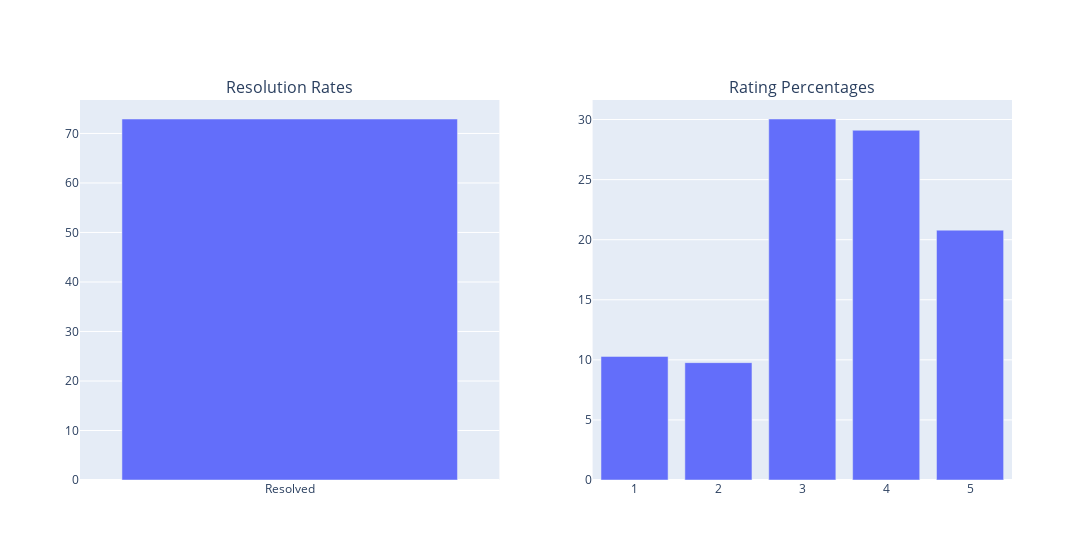

The notebook cell saved with this chart:
### Code cell
resolution_fig = px.bar(
    resolution_df,
    x="Resolution Status",
    y="Percentage",
    color="Resolution Status",
    labels={"Resolution Status": "Resolution Status", "Percentage": "Percentage"},
    title="Resolution Rates",
    width=300,
)

fig_rating_percentages = px.bar(
    x=rating_percentages.index,
    y=rating_percentages.values,
    labels={"x": "Rating", "y": "Percentage"},
    title="Rating Percentages",
    width=700,
)

fig = make_subplots(
    rows=1, cols=2, subplot_titles=("Resolution Rates", "Rating Percentages")
)

fig.add_trace(resolution_fig["data"][0], row=1, col=1)
fig.add_trace(fig_rating_percentages["data"][0], row=1, col=2)

fig.update_layout(width=1100, showlegend=False)

fig.show()

### Figure 1 — Plotly figure (JSON) as saved in the notebook; plotly's stock layout.template omitted (floating-point values rounded to 4 significant figures)
{"data": [{"alignmentgroup": "True", "hovertemplate": "Resolution Status=%{x}<br>Percentage=%{y}<extra></extra>", "legendgroup": "Resolved", "marker": {"color": "#636efa", "pattern": {"shape": ""}}, "name": "Resolved", "offsetgroup": "Resolved", "orientation": "v", "showlegend": true, "textposition": "auto", "type": "bar", "x": ["Resolved"], "xaxis": "x", "y": [72.92], "yaxis": "y"}, {"alignmentgroup": "True", "hovertemplate": "Rating=%{x}<br>Percentage=%{y}<extra></extra>", "legendgroup": "", "marker": {"color": "#636efa", "pattern": {"shape": ""}}, "name": "", "offsetgroup": "", "orientation": "v", "showlegend": false, "textposition": "auto", "type": "bar", "x": [1, 2, 3, 4, 5], "xaxis": "x2", "y": [10.29, 9.768, 30.04, 29.11, 20.79], "yaxis": "y2"}], "layout": {"annotations": [{"font": {"size": 16}, "showarrow": false, "text": "Resolution Rates", "x": 0.225, "xanchor": "center", "xref": "paper", "y": 1, "yanchor": "bottom", "yref": "paper"}, {"font": {"size": 16}, "showarrow": false, "text": "Rating Percentages", "x": 0.775, "xanchor": "center", "xref": "paper", "y": 1, "yanchor": "bottom", "yref": "paper"}], "showlegend": false, "width": 1100, "xaxis": {"anchor": "y", "domain": [0, 0.45]}, "xaxis2": {"anchor": "y2", "domain": [0.55, 1]}, "yaxis": {"anchor": "x", "domain": [0, 1]}, "yaxis2": {"anchor": "x2", "domain": [0, 1]}}}
